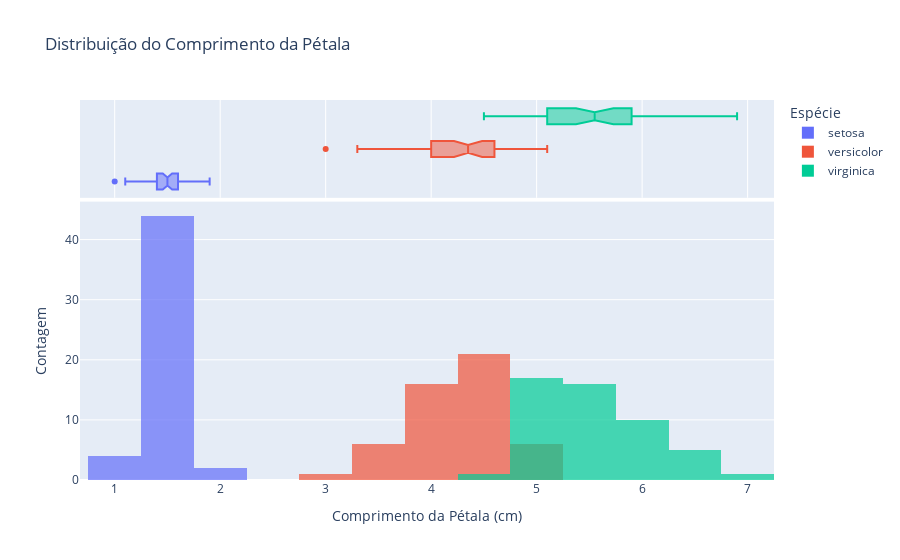

Notebook code for this chart:
### Code cell
# Histograma Interativo
fig_px_hist = px.histogram(df_iris_renamed, x="petal_length", color="species",
                          marginal="box",  # Adiciona boxplot na margem
                          hover_data=df_iris_renamed.columns,
                          barmode="overlay",  # Sobrepor histogramas para comparação
                          opacity=0.7,
                          title="Distribuição do Comprimento da Pétala")
# Personalizando o histograma
fig_px_hist.update_layout(
    xaxis_title="Comprimento da Pétala (cm)",
    yaxis_title="Contagem",
    legend_title="Espécie",
    font=dict(size=12)
)
fig_px_hist.show()

### Figure 1 — Plotly figure (JSON) as saved in the notebook; plotly's stock layout.template omitted (floating-point values rounded to 4 significant figures; data arrays with more than 128 entries replaced by an {"elided": "..."} marker saying what was removed)
{"data": [{"bingroup": "x", "hovertemplate": "species=setosa<br>petal_length=%{x}<br>count=%{y}<extra></extra>", "legendgroup": "setosa", "marker": {"color": "#636efa", "opacity": 0.7, "pattern": {"shape": ""}}, "name": "setosa", "orientation": "v", "showlegend": true, "x": [1.4, 1.4, 1.3, 1.5, 1.4, 1.7, 1.4, 1.5, 1.4, 1.5, 1.5, 1.6, 1.4, 1.1, 1.2, 1.5, 1.3, 1.4, 1.7, 1.5, 1.7, 1.5, 1.0, 1.7, 1.9, 1.6, 1.6, 1.5, 1.4, 1.6, 1.6, 1.5, 1.5, 1.4, 1.5, 1.2, 1.3, 1.4, 1.3, 1.5, 1.3, 1.3, 1.3, 1.6, 1.9, 1.4, 1.6, 1.4, 1.5, 1.4], "xaxis": "x", "yaxis": "y", "type": "histogram"}, {"customdata": {"elided": "50x4 mixed values"}, "hovertemplate": "species=%{customdata[3]}<br>petal_length=%{x}<br>sepal_length=%{customdata[0]}<br>sepal_width=%{customdata[1]}<br>petal_width=%{customdata[2]}<extra></extra>", "legendgroup": "setosa", "marker": {"color": "#636efa"}, "name": "setosa", "notched": true, "showlegend": false, "x": [1.4, 1.4, 1.3, 1.5, 1.4, 1.7, 1.4, 1.5, 1.4, 1.5, 1.5, 1.6, 1.4, 1.1, 1.2, 1.5, 1.3, 1.4, 1.7, 1.5, 1.7, 1.5, 1.0, 1.7, 1.9, 1.6, 1.6, 1.5, 1.4, 1.6, 1.6, 1.5, 1.5, 1.4, 1.5, 1.2, 1.3, 1.4, 1.3, 1.5, 1.3, 1.3, 1.3, 1.6, 1.9, 1.4, 1.6, 1.4, 1.5, 1.4], "xaxis": "x2", "yaxis": "y2", "type": "box"}, {"bingroup": "x", "hovertemplate": "species=versicolor<br>petal_length=%{x}<br>count=%{y}<extra></extra>", "legendgroup": "versicolor", "marker": {"color": "#EF553B", "opacity": 0.7, "pattern": {"shape": ""}}, "name": "versicolor", "orientation": "v", "showlegend": true, "x": [4.7, 4.5, 4.9, 4.0, 4.6, 4.5, 4.7, 3.3, 4.6, 3.9, 3.5, 4.2, 4.0, 4.7, 3.6, 4.4, 4.5, 4.1, 4.5, 3.9, 4.8, 4.0, 4.9, 4.7, 4.3, 4.4, 4.8, 5.0, 4.5, 3.5, 3.8, 3.7, 3.9, 5.1, 4.5, 4.5, 4.7, 4.4, 4.1, 4.0, 4.4, 4.6, 4.0, 3.3, 4.2, 4.2, 4.2, 4.3, 3.0, 4.1], "xaxis": "x", "yaxis": "y", "type": "histogram"}, {"customdata": {"elided": "50x4 mixed values"}, "hovertemplate": "species=%{customdata[3]}<br>petal_length=%{x}<br>sepal_length=%{customdata[0]}<br>sepal_width=%{customdata[1]}<br>petal_width=%{customdata[2]}<extra></extra>", "legendgroup": "versicolor", "marker": {"color": "#EF553B"}, "name": "versicolor", "notched": true, "showlegend": false, "x": [4.7, 4.5, 4.9, 4.0, 4.6, 4.5, 4.7, 3.3, 4.6, 3.9, 3.5, 4.2, 4.0, 4.7, 3.6, 4.4, 4.5, 4.1, 4.5, 3.9, 4.8, 4.0, 4.9, 4.7, 4.3, 4.4, 4.8, 5.0, 4.5, 3.5, 3.8, 3.7, 3.9, 5.1, 4.5, 4.5, 4.7, 4.4, 4.1, 4.0, 4.4, 4.6, 4.0, 3.3, 4.2, 4.2, 4.2, 4.3, 3.0, 4.1], "xaxis": "x2", "yaxis": "y2", "type": "box"}, {"bingroup": "x", "hovertemplate": "species=virginica<br>petal_length=%{x}<br>count=%{y}<extra></extra>", "legendgroup": "virginica", "marker": {"color": "#00cc96", "opacity": 0.7, "pattern": {"shape": ""}}, "name": "virginica", "orientation": "v", "showlegend": true, "x": [6.0, 5.1, 5.9, 5.6, 5.8, 6.6, 4.5, 6.3, 5.8, 6.1, 5.1, 5.3, 5.5, 5.0, 5.1, 5.3, 5.5, 6.7, 6.9, 5.0, 5.7, 4.9, 6.7, 4.9, 5.7, 6.0, 4.8, 4.9, 5.6, 5.8, 6.1, 6.4, 5.6, 5.1, 5.6, 6.1, 5.6, 5.5, 4.8, 5.4, 5.6, 5.1, 5.1, 5.9, 5.7, 5.2, 5.0, 5.2, 5.4, 5.1], "xaxis": "x", "yaxis": "y", "type": "histogram"}, {"customdata": {"elided": "50x4 mixed values"}, "hovertemplate": "species=%{customdata[3]}<br>petal_length=%{x}<br>sepal_length=%{customdata[0]}<br>sepal_width=%{customdata[1]}<br>petal_width=%{customdata[2]}<extra></extra>", "legendgroup": "virginica", "marker": {"color": "#00cc96"}, "name": "virginica", "notched": true, "showlegend": false, "x": [6.0, 5.1, 5.9, 5.6, 5.8, 6.6, 4.5, 6.3, 5.8, 6.1, 5.1, 5.3, 5.5, 5.0, 5.1, 5.3, 5.5, 6.7, 6.9, 5.0, 5.7, 4.9, 6.7, 4.9, 5.7, 6.0, 4.8, 4.9, 5.6, 5.8, 6.1, 6.4, 5.6, 5.1, 5.6, 6.1, 5.6, 5.5, 4.8, 5.4, 5.6, 5.1, 5.1, 5.9, 5.7, 5.2, 5.0, 5.2, 5.4, 5.1], "xaxis": "x2", "yaxis": "y2", "type": "box"}], "layout": {"xaxis": {"anchor": "y", "domain": [0.0, 1.0], "title": {"text": "Comprimento da Pétala (cm)"}}, "yaxis": {"anchor": "x", "domain": [0.0, 0.7326], "title": {"text": "Contagem"}}, "xaxis2": {"anchor": "y2", "domain": [0.0, 1.0], "matches": "x", "showticklabels": false, "showgrid": true}, "yaxis2": {"anchor": "x2", "domain": [0.7426, 1.0], "matches": "y2", "showticklabels": false, "showline": false, "ticks": "", "showgrid": false}, "legend": {"title": {"text": "Espécie"}, "tracegroupgap": 0}, "title": {"text": "Distribuição do Comprimento da Pétala"}, "barmode": "overlay", "font": {"size": 12}}}
